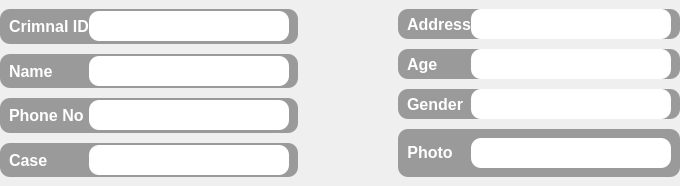
                     <widget class="QWidget" name="widget_22" native="true">
                      <property name="sizePolicy">
                       <sizepolicy hsizetype="Preferred" vsizetype="Expanding">
                        <horstretch>0</horstretch>
                        <verstretch>0</verstretch>
                       </sizepolicy>
                      </property>
                      <layout class="QHBoxLayout" name="horizontalLayout_47">
                       <property name="spacing">
                        <number>0</number>
                       </property>
                       <property name="leftMargin">
                        <number>0</number>
                       </property>
                       <property name="topMargin">
                        <number>0</number>
                       </property>
                       <property name="rightMargin">
                        <number>0</number>
                       </property>
                       <property name="bottomMargin">
                        <number>0</number>
                       </property>
                       <item>
                        <widget class="QWidget" name="widget_23" native="true">
                         <property name="sizePolicy">
                          <sizepolicy hsizetype="Preferred" vsizetype="Preferred">
                           <horstretch>0</horstretch>
                           <verstretch>0</verstretch>
                          </sizepolicy>
                         </property>
                         <property name="maximumSize">
                          <size>
                           <width>16777215</width>
                           <height>16777215</height>
                          </size>
                         </property>
                         <property name="styleSheet">
                          <string notr="true"/>
                         </property>
                         <layout class="QVBoxLayout" name="verticalLayout_9">
                          <property name="spacing">
                           <number>10</number>
                          </property>
                          <property name="leftMargin">
                           <number>0</number>
                          </property>
                          <property name="rightMargin">
                           <number>0</number>
                          </property>
                          <item>
                           <widget class="QFrame" name="frame_34">
                            <property name="styleSheet">
                             <string notr="true">background-color: rgb(154, 154, 154);
border-radius: 10px</string>
                            </property>
                            <property name="frameShape">
                             <enum>QFrame::StyledPanel</enum>
                            </property>
                            <property name="frameShadow">
                             <enum>QFrame::Raised</enum>
                            </property>
                            <layout class="QHBoxLayout" name="horizontalLayout_48">
                             <property name="spacing">
                              <number>0</number>
                             </property>
                             <property name="topMargin">
                              <number>0</number>
                             </property>
                             <property name="rightMargin">
                              <number>9</number>
                             </property>
                             <property name="bottomMargin">
                              <number>0</number>
                             </property>
                             <item alignment="Qt::AlignLeft">
                              <widget class="QLabel" name="label_26">
                               <property name="font">
                                <font>
                                 <pointsize>12</pointsize>
                                 <weight>75</weight>
                                 <bold>true</bold>
                                </font>
                               </property>
                               <property name="styleSheet">
                                <string notr="true">color: rgb(255, 255, 255);</string>
                               </property>
                               <property name="text">
                                <string>Crimnal ID</string>
                               </property>
                              </widget>
                             </item>
                             <item alignment="Qt::AlignRight">
                              <widget class="QLineEdit" name="lineEdit_24">
                               <property name="minimumSize">
                                <size>
                                 <width>200</width>
                                 <height>30</height>
                                </size>
                               </property>
                               <property name="font">
                                <font>
                                 <pointsize>10</pointsize>
                                </font>
                               </property>
                               <property name="tabletTracking">
                                <bool>true</bool>
                               </property>
                               <property name="focusPolicy">
                                <enum>Qt::WheelFocus</enum>
                               </property>
                               <property name="styleSheet">
                                <string notr="true">QLineEdit{
background-color: rgb(255, 255, 255);
border-radius: 10px
}
QLineEdit:focus{
border: 3px solid #FBAD25;
}
</string>
                               </property>
                               <property name="readOnly">
                                <bool>false</bool>
                               </property>
                              </widget>
                             </item>
                            </layout>
                           </widget>
                          </item>
                          <item>
                           <widget class="QFrame" name="frame_35">
                            <property name="focusPolicy">
                             <enum>Qt::NoFocus</enum>
                            </property>
                            <property name="styleSheet">
                             <string notr="true">background-color: rgb(154, 154, 154);
border-radius: 10px</string>
                            </property>
                            <property name="frameShape">
                             <enum>QFrame::StyledPanel</enum>
                            </property>
                            <property name="frameShadow">
                             <enum>QFrame::Raised</enum>
                            </property>
                            <layout class="QHBoxLayout" name="horizontalLayout_49">
                             <property name="spacing">
                              <number>0</number>
                             </property>
                             <property name="topMargin">
                              <number>0</number>
                             </property>
                             <property name="rightMargin">
                              <number>9</number>
                             </property>
                             <property name="bottomMargin">
                              <number>0</number>
                             </property>
                             <item alignment="Qt::AlignLeft">
                              <widget class="QLabel" name="label_17">
                               <property name="font">
                                <font>
                                 <pointsize>12</pointsize>
                                 <weight>75</weight>
                                 <bold>true</bold>
                                </font>
                               </property>
                               <property name="styleSheet">
                                <string notr="true">color: rgb(255, 255, 255);</string>
                               </property>
                               <property name="text">
                                <string>Name</string>
                               </property>
                              </widget>
                             </item>
                             <item alignment="Qt::AlignRight">
                              <widget class="QLineEdit" name="lineEdit_26">
                               <property name="minimumSize">
                                <size>
                                 <width>200</width>
                                 <height>30</height>
                                </size>
                               </property>
                               <property name="font">
                                <font>
                                 <pointsize>10</pointsize>
                                </font>
                               </property>
                               <property name="styleSheet">
                                <string notr="true">QLineEdit{
background-color: rgb(255, 255, 255);
border-radius: 10px
}
QLineEdit:focus{
border: 3px solid #FBAD25;
}</string>
                               </property>
                               <property name="alignment">
                                <set>Qt::AlignLeading|Qt::AlignLeft|Qt::AlignVCenter</set>
                               </property>
                               <property name="readOnly">
                                <bool>false</bool>
                               </property>
                              </widget>
                             </item>
                            </layout>
                           </widget>
                          </item>
                          <item>
                           <widget class="QFrame" name="frame_36">
                            <property name="styleSheet">
                             <string notr="true">background-color: rgb(154, 154, 154);
border-radius: 10px</string>
                            </property>
                            <property name="frameShape">
                             <enum>QFrame::StyledPanel</enum>
                            </property>
                            <property name="frameShadow">
                             <enum>QFrame::Raised</enum>
                            </property>
                            <layout class="QHBoxLayout" name="horizontalLayout_50">
                             <property name="spacing">
                              <number>0</number>
                             </property>
                             <property name="topMargin">
                              <number>0</number>
                             </property>
                             <property name="rightMargin">
                              <number>9</number>
                             </property>
                             <property name="bottomMargin">
                              <number>0</number>
                             </property>
                             <item alignment="Qt::AlignLeft">
                              <widget class="QLabel" name="label_20">
                               <property name="font">
                                <font>
                                 <pointsize>12</pointsize>
                                 <weight>75</weight>
                                 <bold>true</bold>
                                </font>
                               </property>
                               <property name="styleSheet">
                                <string notr="true">color: rgb(255, 255, 255);</string>
                               </property>
                               <property name="text">
                                <string>Phone No</string>
                               </property>
                              </widget>
                             </item>
                             <item alignment="Qt::AlignRight">
                              <widget class="QLineEdit" name="lineEdit_47">
                               <property name="minimumSize">
                                <size>
                                 <width>200</width>
                                 <height>30</height>
                                </size>
                               </property>
                               <property name="font">
                                <font>
                                 <pointsize>10</pointsize>
                                </font>
                               </property>
                               <property name="styleSheet">
                                <string notr="true">QLineEdit{
background-color: rgb(255, 255, 255);
border-radius: 10px
}
QLineEdit:focus{
border: 3px solid #FBAD25;
}</string>
                               </property>
                               <property name="alignment">
                                <set>Qt::AlignLeading|Qt::AlignLeft|Qt::AlignVCenter</set>
                               </property>
                               <property name="readOnly">
                                <bool>false</bool>
                               </property>
                              </widget>
                             </item>
                            </layout>
                           </widget>
                          </item>
                          <item>
                           <widget class="QFrame" name="frame_37">
                            <property name="styleSheet">
                             <string notr="true">background-color: rgb(154, 154, 154);
border-radius: 10px</string>
                            </property>
                            <property name="frameShape">
                             <enum>QFrame::StyledPanel</enum>
                            </property>
                            <property name="frameShadow">
                             <enum>QFrame::Raised</enum>
                            </property>
                            <layout class="QHBoxLayout" name="horizontalLayout_51">
                             <property name="spacing">
                              <number>0</number>
                             </property>
                             <property name="topMargin">
                              <number>0</number>
                             </property>
                             <property name="rightMargin">
                              <number>9</number>
                             </property>
                             <property name="bottomMargin">
                              <number>0</number>
                             </property>
                             <item alignment="Qt::AlignLeft">
                              <widget class="QLabel" name="label_21">
                               <property name="font">
                                <font>
                                 <pointsize>12</pointsize>
                                 <weight>75</weight>
                                 <bold>true</bold>
                                </font>
                               </property>
                               <property name="styleSheet">
                                <string notr="true">color: rgb(255, 255, 255);</string>
                               </property>
                               <property name="text">
                                <string>Case</string>
                               </property>
                              </widget>
                             </item>
                             <item alignment="Qt::AlignRight">
                              <widget class="QLineEdit" name="lineEdit_48">
                               <property name="minimumSize">
                                <size>
                                 <width>200</width>
                                 <height>30</height>
                                </size>
                               </property>
                               <property name="font">
                                <font>
                                 <pointsize>10</pointsize>
                                </font>
                               </property>
                               <property name="styleSheet">
                                <string notr="true">QLineEdit{
background-color: rgb(255, 255, 255);
border-radius: 10px
}
QLineEdit:focus{
border: 3px solid #FBAD25;
}</string>
                               </property>
                               <property name="readOnly">
                                <bool>false</bool>
                               </property>
                              </widget>
                             </item>
                            </layout>
                           </widget>
                          </item>
                         </layout>
                        </widget>
                       </item>
                       <item>
                        <spacer name="horizontalSpacer_3">
                         <property name="orientation">
                          <enum>Qt::Horizontal</enum>
                         </property>
                         <property name="sizeType">
                          <enum>QSizePolicy::Fixed</enum>
                         </property>
                         <property name="sizeHint" stdset="0">
                          <size>
                           <width>100</width>
                           <height>20</height>
                          </size>
                         </property>
                        </spacer>
                       </item>
                       <item>
                        <widget class="QWidget" name="widget_24" native="true">
                         <property name="sizePolicy">
                          <sizepolicy hsizetype="Preferred" vsizetype="Preferred">
                           <horstretch>0</horstretch>
                           <verstretch>0</verstretch>
                          </sizepolicy>
                         </property>
                         <property name="maximumSize">
                          <size>
                           <width>16777215</width>
                           <height>16777215</height>
                          </size>
                         </property>
                         <property name="styleSheet">
                          <string notr="true"/>
                         </property>
                         <layout class="QVBoxLayout" name="verticalLayout_19">
                          <property name="spacing">
                           <number>10</number>
                          </property>
                          <property name="leftMargin">
                           <number>0</number>
                          </property>
                          <property name="topMargin">
                           <number>9</number>
                          </property>
                          <property name="rightMargin">
                           <number>0</number>
                          </property>
                          <property name="bottomMargin">
                           <number>9</number>
                          </property>
                          <item>
                           <widget class="QFrame" name="frame_38">
                            <property name="styleSheet">
                             <string notr="true">background-color: rgb(154, 154, 154);
border-radius: 10px</string>
                            </property>
                            <property name="frameShape">
                             <enum>QFrame::StyledPanel</enum>
                            </property>
                            <property name="frameShadow">
                             <enum>QFrame::Raised</enum>
                            </property>
                            <layout class="QHBoxLayout" name="horizontalLayout_52">
                             <property name="spacing">
                              <number>0</number>
                             </property>
                             <property name="topMargin">
                              <number>0</number>
                             </property>
                             <property name="rightMargin">
                              <number>9</number>
                             </property>
                             <property name="bottomMargin">
                              <number>0</number>
                             </property>
                             <item alignment="Qt::AlignLeft">
                              <widget class="QLabel" name="label_27">
                               <property name="font">
                                <font>
                                 <pointsize>12</pointsize>
                                 <weight>75</weight>
                                 <bold>true</bold>
                                </font>
                               </property>
                               <property name="styleSheet">
                                <string notr="true">color: rgb(255, 255, 255);</string>
                               </property>
                               <property name="text">
                                <string>Address</string>
                               </property>
                              </widget>
                             </item>
                             <item alignment="Qt::AlignRight">
                              <widget class="QLineEdit" name="lineEdit_50">
                               <property name="minimumSize">
                                <size>
                                 <width>200</width>
                                 <height>30</height>
                                </size>
                               </property>
                               <property name="font">
                                <font>
                                 <pointsize>10</pointsize>
                                </font>
                               </property>
                               <property name="tabletTracking">
                                <bool>true</bool>
                               </property>
                               <property name="focusPolicy">
                                <enum>Qt::WheelFocus</enum>
                               </property>
                               <property name="styleSheet">
                                <string notr="true">QLineEdit{
background-color: rgb(255, 255, 255);
border-radius: 10px
}
QLineEdit:focus{
border: 3px solid #FBAD25;
}
</string>
                               </property>
                               <property name="readOnly">
                                <bool>false</bool>
                               </property>
                              </widget>
                             </item>
                            </layout>
                           </widget>
                          </item>
                          <item>
                           <widget class="QFrame" name="frame_39">
                            <property name="focusPolicy">
                             <enum>Qt::NoFocus</enum>
                            </property>
                            <property name="styleSheet">
                             <string notr="true">background-color: rgb(154, 154, 154);
border-radius: 10px</string>
                            </property>
                            <property name="frameShape">
                             <enum>QFrame::StyledPanel</enum>
                            </property>
                            <property name="frameShadow">
                             <enum>QFrame::Raised</enum>
                            </property>
                            <layout class="QHBoxLayout" name="horizontalLayout_53">
                             <property name="spacing">
                              <number>0</number>
                             </property>
                             <property name="topMargin">
                              <number>0</number>
                             </property>
                             <property name="rightMargin">
                              <number>9</number>
                             </property>
                             <property name="bottomMargin">
                              <number>0</number>
                             </property>
                             <item alignment="Qt::AlignLeft">
                              <widget class="QLabel" name="label_28">
                               <property name="font">
                                <font>
                                 <pointsize>12</pointsize>
                                 <weight>75</weight>
                                 <bold>true</bold>
                                </font>
                               </property>
                               <property name="styleSheet">
                                <string notr="true">color: rgb(255, 255, 255);</string>
                               </property>
                               <property name="text">
                                <string>Age</string>
                               </property>
                              </widget>
                             </item>
                             <item alignment="Qt::AlignRight">
                              <widget class="QLineEdit" name="lineEdit_51">
                               <property name="minimumSize">
                                <size>
                                 <width>200</width>
                                 <height>30</height>
                                </size>
                               </property>
                               <property name="font">
                                <font>
                                 <pointsize>10</pointsize>
                                </font>
                               </property>
                               <property name="styleSheet">
                                <string notr="true">QLineEdit{
background-color: rgb(255, 255, 255);
border-radius: 10px
}
QLineEdit:focus{
border: 3px solid #FBAD25;
}</string>
                               </property>
                               <property name="alignment">
                                <set>Qt::AlignLeading|Qt::AlignLeft|Qt::AlignVCenter</set>
                               </property>
                               <property name="readOnly">
                                <bool>false</bool>
                               </property>
                              </widget>
                             </item>
                            </layout>
                           </widget>
                          </item>
                          <item>
                           <widget class="QFrame" name="frame_40">
                            <property name="styleSheet">
                             <string notr="true">background-color: rgb(154, 154, 154);
border-radius: 10px</string>
                            </property>
                            <property name="frameShape">
                             <enum>QFrame::StyledPanel</enum>
                            </property>
                            <property name="frameShadow">
                             <enum>QFrame::Raised</enum>
                            </property>
                            <layout class="QHBoxLayout" name="horizontalLayout_54">
                             <property name="spacing">
                              <number>0</number>
                             </property>
                             <property name="leftMargin">
                              <number>9</number>
                             </property>
                             <property name="topMargin">
                              <number>0</number>
                             </property>
                             <property name="rightMargin">
                              <number>9</number>
                             </property>
                             <property name="bottomMargin">
                              <number>0</number>
                             </property>
                             <item alignment="Qt::AlignLeft">
                              <widget class="QLabel" name="label_29">
                               <property name="font">
                                <font>
                                 <pointsize>12</pointsize>
                                 <weight>75</weight>
                                 <bold>true</bold>
                                </font>
                               </property>
                               <property name="styleSheet">
                                <string notr="true">color: rgb(255, 255, 255);</string>
                               </property>
                               <property name="text">
                                <string>Gender</string>
                               </property>
                              </widget>
                             </item>
                             <item alignment="Qt::AlignRight">
                              <widget class="QLineEdit" name="lineEdit_52">
                               <property name="minimumSize">
                                <size>
                                 <width>200</width>
                                 <height>30</height>
                                </size>
                               </property>
                               <property name="font">
                                <font>
                                 <pointsize>10</pointsize>
                                </font>
                               </property>
                               <property name="styleSheet">
                                <string notr="true">QLineEdit{
background-color: rgb(255, 255, 255);
border-radius: 10px
}
QLineEdit:focus{
border: 3px solid #FBAD25;
}</string>
                               </property>
                               <property name="alignment">
                                <set>Qt::AlignLeading|Qt::AlignLeft|Qt::AlignVCenter</set>
                               </property>
                               <property name="readOnly">
                                <bool>false</bool>
                               </property>
                              </widget>
                             </item>
                            </layout>
                           </widget>
                          </item>
                          <item>
                           <widget class="QFrame" name="frame_41">
                            <property name="styleSheet">
                             <string notr="true">background-color: rgb(154, 154, 154);
border-radius: 10px</string>
                            </property>
                            <property name="frameShape">
                             <enum>QFrame::StyledPanel</enum>
                            </property>
                            <property name="frameShadow">
                             <enum>QFrame::Raised</enum>
                            </property>
                            <layout class="QHBoxLayout" name="horizontalLayout_55">
                             <item alignment="Qt::AlignLeft">
                              <widget class="QPushButton" name="pushButton_8">
                               <property name="font">
                                <font>
                                 <pointsize>12</pointsize>
                                 <weight>75</weight>
                                 <bold>true</bold>
                                </font>
                               </property>
                               <property name="styleSheet">
                                <string notr="true">QPushButton{
	color: rgb(255, 255, 255);
	border-radius: 5px;
}
QPushButton:hover{
	background-color: rgb(0, 137, 206);
	
}
</string>
                               </property>
                               <property name="text">
                                <string>Photo</string>
                               </property>
                              </widget>
                             </item>
                             <item alignment="Qt::AlignRight">
                              <widget class="QLineEdit" name="lineEdit_53">
                               <property name="minimumSize">
                                <size>
                                 <width>200</width>
                                 <height>30</height>
                                </size>
                               </property>
                               <property name="font">
                                <font>
                                 <pointsize>10</pointsize>
                                </font>
                               </property>
                               <property name="styleSheet">
                                <string notr="true">QLineEdit{
background-color: rgb(255, 255, 255);
border-radius: 10px
}
QLineEdit:focus{
border: 3px solid #FBAD25;
}</string>
                               </property>
                               <property name="readOnly">
                                <bool>true</bool>
                               </property>
                              </widget>
                             </item>
                            </layout>
                           </widget>
                          </item>
                         </layout>
                        </widget>
                       </item>
                      </layout>
                     </widget>
